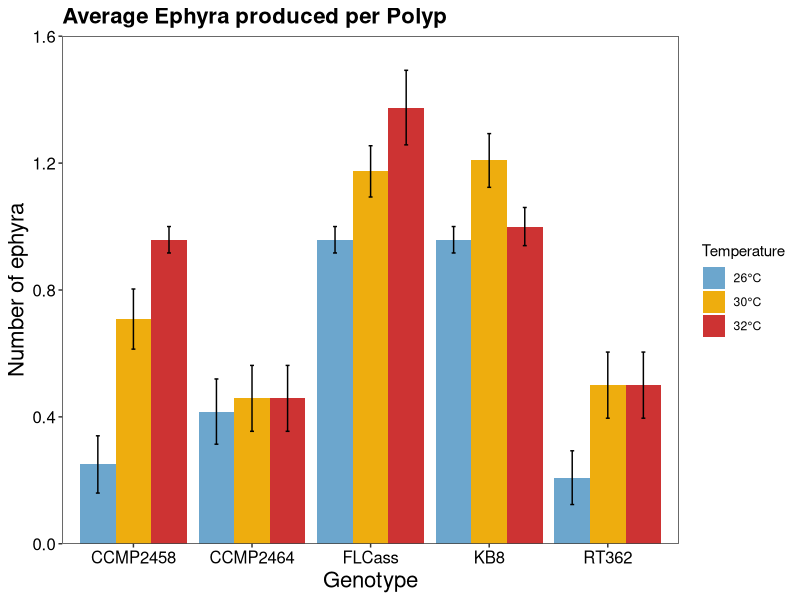

This chart was generated by the following R code: (Note: this script raises an error after producing the figure.)
#Cassiopea Polyp Data
#Created by Jennica Moffat 02162020

#Clear the environment
rm(list=ls())

#load libraries
library(tidyverse)
library(car)

#Load data
mydata<-read.csv("Data/Thesis_PolypData_Summary.csv")
mydata$Temp<-as.factor(mydata$Temp)
NoApoData <- mydata %>%
  filter(Genotype != "Aposymbiotic") %>%
  droplevels
NoApoNoDeadData <- subset(NoApoData, Survive.to.End == "Yes")

#GRAPHS#
#Bargraph of total average ephyra production including dead ones####
#New data frame without Apo (since no ephyra)
NoApoData <- mydata %>%
  filter(Genotype != "Aposymbiotic") %>%
  droplevels

TotalEphyra <- NoApoData %>%
  group_by(Genotype, Temp) %>%
  summarize(mean=mean(Total.Ephyra.Produced, na.rm=TRUE), SE=sd(Total.Ephyra.Produced, na.rm=TRUE)/sqrt(length(na.omit(Total.Ephyra.Produced))))
TotalEphyra

TotalEphyraPlot<-ggplot(TotalEphyra, aes(x=Genotype, y=mean, fill=factor(Temp), group=factor(Temp)))+  #basic plot
  theme_bw()+ #Removes grey background
  scale_y_continuous(expand=c(0,0), limits=c(0, 1.6))+
  theme(plot.title = element_text(face = "bold", size=16), axis.text.x=element_text(color="black", size=12), axis.text.y=element_text(color="black", size=12), axis.title.x = element_text(color="black", size=16), axis.title.y = element_text(color="black", size=16),panel.grid.major=element_blank(), panel.grid.minor=element_blank()) +
  geom_bar(stat="identity", position="dodge", size=0.6) + #determines the bar width
  geom_errorbar(aes(ymax=mean+SE, ymin=mean-SE), stat="identity", position=position_dodge(width=0.9), width=0.1)+  #adds error bars
  labs(x="Genotype", y="Number of ephyra", fill="Temperature")+  #labels the x and y axes
  ggtitle("Average Ephyra produced per Polyp")+
  scale_fill_manual(values = c("skyblue3", "darkgoldenrod2", "brown3"), labels=c("26°C", "30°C", "32°C"))
TotalEphyraPlot

TotalEphyraPlot+ggsave("Graphs/Polyps/EphyraProduced_deadincluded.png", width=8, height=5)

#Just temp, not geno
TotalEphyraTemp <- NoApoData %>%
  group_by(Temp) %>%
  summarize(mean=mean(Total.Ephyra.Produced, na.rm=TRUE), SE=sd(Total.Ephyra.Produced, na.rm=TRUE)/sqrt(length(na.omit(Total.Ephyra.Produced))))
TotalEphyraTemp

TotalEphyraPlotTemp<-ggplot(TotalEphyraTemp, aes(x=Temp, y=mean))+  #basic plot
  theme_bw()+ #Removes grey background
  theme(axis.text.x=element_text(color="black", size=14), axis.text.y=element_text(face="bold", color="black", size=12), axis.title.x = element_text(face="bold", color="black", size=16), axis.title.y = element_text(face="bold", color="black", size=16),panel.grid.major=element_blank(), panel.grid.minor=element_blank()) +
  geom_bar(stat="identity", position="dodge", size=0.6, fill="mediumorchid4") + #determines the bar width
  geom_errorbar(aes(ymax=mean+SE, ymin=mean-SE), stat="identity", position=position_dodge(width=0.9), width=0.1)+  #adds error bars
  labs(x="Temperature", y="Average Ephyra per polyp")+  #labels the x and y axes
  ggtitle("Average Ephyra produced per Polyp (dead included)")
  
TotalEphyraPlotTemp+ggsave("Graphs/Polyps/EphyraByTemp.png", width=10, height=5)

#Just geno, not temp
TotalEphyraGeno <- NoApoData %>%
  group_by(Genotype) %>%
  summarize(mean=mean(Total.Ephyra.Produced, na.rm=TRUE), SE=sd(Total.Ephyra.Produced, na.rm=TRUE)/sqrt(length(na.omit(Total.Ephyra.Produced))))
TotalEphyraGeno

TotalEphyraPlotGeno<-ggplot(TotalEphyraGeno, aes(x=Genotype, y=mean))+  #basic plot
  theme_bw()+ #Removes grey background
  theme(axis.text.x=element_text(color="black", size=14), axis.text.y=element_text(face="bold", color="black", size=12), axis.title.x = element_text(face="bold", color="black", size=16), axis.title.y = element_text(face="bold", color="black", size=16),panel.grid.major=element_blank(), panel.grid.minor=element_blank()) +
  geom_bar(stat="identity", position="dodge", size=0.6, fill="darkseagreen3") + #determines the bar width
  geom_errorbar(aes(ymax=mean+SE, ymin=mean-SE), stat="identity", position=position_dodge(width=0.9), width=0.1)+  #adds error bars
  labs(x="Genotype", y="Average Ephyra per polyp")+  #labels the x and y axes
  ggtitle("Average Ephyra produced per Polyp (dead included)")
TotalEphyraPlotGeno
TotalEphyraPlotGeno+ggsave("Graphs/Polyps/EphyraByGeno.png", width=10, height=5)

#Boxplot of total ephyra production####
NoApoDataEphyra<-NoApoData%>%
  filter(Total.Ephyra.Produced!="NA")

boxplot<-NoApoDataEphyra%>%
  ggplot(aes(x=Genotype, y=Total.Ephyra.Produced, fill=Temp))+
  geom_boxplot()+
  theme_bw()+
  scale_x_discrete(name = "Genotype") +
  scale_y_continuous(name = "Total Ephyra Produced")+
  ggtitle("Total ephyra production per polyp")+
  theme(plot.title = element_text(face="bold"), 
        axis.text.x=element_text(size=10), 
        axis.text.y=element_text(size=10), 
        axis.title.y = element_text(face="bold", size=12), 
        axis.title.x = element_text(face="bold", size=12))+
  labs(fill="Temperature")+
  scale_fill_manual(values = c("#79CFDB", "#859A51", "#DFADE1"), labels=c("26°C", "30°C","32°C"))
boxplot
#Since they all either produced 0, 1, or 2, there's too many dots to use jitter
#I think bargraph is best to represent this one. 

violinplot<-NoApoDataEphyra%>%
  ggplot(aes(x=Genotype, y=Total.Ephyra.Produced, fill=Temp))+
  geom_violin()+
  theme_bw()+
  scale_x_discrete(name = "Genotype") +
  scale_y_continuous(name = "Total Ephyra Produced")+
  ggtitle("Total ephyra production per polyp")+
  theme(plot.title = element_text(hjust=0.5, face="bold"), 
        axis.text.x=element_text(size=10), 
        axis.text.y=element_text(size=10), 
        axis.title.y = element_text(face="bold", size=12), 
        axis.title.x = element_text(face="bold", size=12))+
  labs(fill="Temperature")+
  scale_fill_manual(values = c("#79CFDB", "#859A51", "#DFADE1"), labels=c("26°C", "30°C","32°C"))
violinplot


#New dataframe without dead
NoApoNoDeadData <- subset(NoApoData, Survive.to.End == "Yes")
View(NoApoNoDeadData)

#Average Total Ephyra Produced#
TotalEphyraNoDead <- NoApoNoDeadData %>%
  group_by(Genotype, Temp) %>%
  summarize(mean=mean(Total.Ephyra.Produced, na.rm=TRUE), SE=sd(Total.Ephyra.Produced, na.rm=TRUE)/sqrt(length(na.omit(Total.Ephyra.Produced))))
TotalEphyraNoDead

TotalEphyraNoDeadPlot<-ggplot(TotalEphyraNoDead, aes(x=Genotype, y=mean, fill=factor(Temp), group=factor(Temp)))+  #basic plot
  theme_bw()+ #Removes grey background
  theme(axis.text.x=element_text(color="black", size=14), axis.text.y=element_text(face="bold", color="black", size=12), axis.title.x = element_text(face="bold", color="black", size=16), axis.title.y = element_text(face="bold", color="black", size=16),panel.grid.major=element_blank(), panel.grid.minor=element_blank()) +
  geom_bar(stat="identity", position="dodge", size=0.6) + #determines the bar width
  geom_errorbar(aes(ymax=mean+SE, ymin=mean-SE), stat="identity", position=position_dodge(width=0.9), width=0.1)+  #adds error bars
  labs(x="Genotype", y="Average Ephyra per polyp", fill="Temperature")+  #labels the x and y axes
  ggtitle("Average Ephyra produced per Polyp (dead removed)")+
  scale_fill_manual(values = c("skyblue3", "darkgoldenrod2", "brown3"), labels=c("26°C", "30°C", "32°C"))
TotalEphyraNoDeadPlot

TotalEphyraNoDeadPlot+ggsave("Graphs/Polyps/EphyraProduced_deadremoved.pdf", width=11, height=6.19, dpi=300, unit="in")

#Average Total Ephyra Produced as percent that inoculated 
InoculatedData <- subset(NoApoNoDeadData, Days.to.Inoculation != "NA")

EphyraifInoc <- InoculatedData %>%
  group_by(Genotype, Temp) %>%
  summarize(mean=mean(Total.Ephyra.Produced, na.rm=TRUE), SE=sd(Total.Ephyra.Produced, na.rm=TRUE)/sqrt(length(na.omit(Total.Ephyra.Produced))))
EphyraifInoc

EphyraifInocPlot<-ggplot(EphyraifInoc, aes(x=Genotype, y=mean, fill=factor(Temp), group=factor(Temp)))+  #basic plot
  theme_bw()+ #Removes grey background
  theme(axis.text.x=element_text(color="black", size=14), axis.text.y=element_text(face="bold", color="black", size=12), axis.title.x = element_text(face="bold", color="black", size=16), axis.title.y = element_text(face="bold", color="black", size=16),panel.grid.major=element_blank(), panel.grid.minor=element_blank()) +
  geom_bar(stat="identity", position="dodge", size=0.6) + #determines the bar width
  geom_errorbar(aes(ymax=mean+SE, ymin=mean-SE), stat="identity", position=position_dodge(width=0.9), width=0.1)+  #adds error bars
  labs(x="Genotype", y="Average Ephyra per polyp", fill="Temperature")+  #labels the x and y axes
  ggtitle("Average Ephyra produced per Polyp (if inoculated)")+
  scale_fill_manual(values = c("skyblue3", "darkgoldenrod2", "brown3"), labels=c("26°C", "30°C", "32°C"))
EphyraifInocPlot

EphyraifInocPlot+ggsave("Graphs/Polyps/EphyraifInoc.pdf", width=11, height=6.19, dpi=300, unit="in")


#Time to strobilation####
#Removing the NA's, which are the ones that never strobilated. Losing part of the story. 
#How to manage?
DaystoStrobNoDead <- NoApoNoDeadData %>%
  group_by(Genotype, Temp) %>%
  summarize(mean=mean(Days.to.Strobilation, na.rm=TRUE), SE=sd(Days.to.Strobilation, na.rm=TRUE)/sqrt(length(na.omit(Days.to.Strobilation))))
DaystoStrobNoDead

DaystoStrobNoDeadPlot<-ggplot(DaystoStrobNoDead, aes(x=Genotype, y=mean, fill=factor(Temp), group=factor(Temp)))+  #basic plot
  theme_bw()+ #Removes grey background
  scale_y_continuous(expand=c(0,0), limits=c(0, 25))+
  theme(plot.title = element_text(face = "bold", size=16), axis.text.x=element_text(color="black", size=12), axis.text.y=element_text(color="black", size=12), axis.title.x = element_text(color="black", size=16), axis.title.y = element_text(color="black", size=16),panel.grid.major=element_blank(), panel.grid.minor=element_blank()) +
  geom_bar(stat="identity", position="dodge", size=0.6) + #determines the bar width
  geom_errorbar(aes(ymax=mean+SE, ymin=mean-SE), stat="identity", position=position_dodge(width=0.9), width=0.1)+  #adds error bars
  labs(x="Genotype", y="Number of days", fill="Temperature")+  #labels the x and y axes
  ggtitle("Average Days to Strobilation")+
  scale_fill_manual(values = c("skyblue3", "darkgoldenrod2", "brown3"), labels=c("26°C", "30°C", "32°C"))
DaystoStrobNoDeadPlot

DaystoStrobNoDeadPlot+ggsave("Graphs/Polyps/DaystoStrob_deadremoved.png", width=8, height=5)

#Boxplot of data to see distribution
ggplot(NoApoNoDeadData, aes(x=Genotype, y=Days.to.Strobilation, fill=factor(Temp)))+  #basic plot
  theme_bw()+
  geom_boxplot()+
  labs(x="Genotype", y="Avg days to strobilation", fill="Temperature")+  #labels the x and y axes
  ggtitle("Average Days to Strobilation (dead removed)")+
  scale_fill_manual(values = c("skyblue3", "darkgoldenrod2", "brown3"), labels=c("26°C", "30°C", "32°C"))
#Automatically removes all NA's values, so graph is just of those that did strobilate


strob.boxplot<-NoApoData%>%
  ggplot(aes(x=Genotype, y=Days.to.Strobilation, fill=Temp))+
  geom_boxplot()+
  theme_bw()+
  geom_jitter(color="black", size=0.5, alpha=0.7)+
  scale_x_discrete(name = "Genotype") +
  scale_y_continuous(name = "Days to Strobilation")+
  ggtitle("Days to Strobilation")+
  theme(plot.title = element_text(face="bold"), 
        axis.text.x=element_text(size=10), 
        axis.text.y=element_text(size=10), 
        axis.title.y = element_text(face="bold", size=12), 
        axis.title.x = element_text(face="bold", size=12))+
  labs(fill="Temperature")+
  scale_fill_manual(values = c("#79CFDB", "#859A51", "#DFADE1"), labels=c("26°C", "30°C","32°C"))

strob.boxplot+ggsave("Graphs/Polyps/DaystoStrob.boxplot.png", width=10, height=5)

#Just temp, not geno
DaystoStrobNoDeadTemp <- NoApoNoDeadData %>%
  group_by(Temp) %>%
  summarize(mean=mean(Days.to.Strobilation, na.rm=TRUE), SE=sd(Days.to.Strobilation, na.rm=TRUE)/sqrt(length(na.omit(Days.to.Strobilation))))
DaystoStrobNoDeadTemp

DaysStrobTemp<-ggplot(DaystoStrobNoDeadTemp, aes(x=Temp, y=mean))+  #basic plot
  theme_bw()+ #Removes grey background
  theme(axis.text.x=element_text(color="black", size=14), axis.text.y=element_text(face="bold", color="black", size=12), axis.title.x = element_text(face="bold", color="black", size=16), axis.title.y = element_text(face="bold", color="black", size=16),panel.grid.major=element_blank(), panel.grid.minor=element_blank()) +
  geom_bar(stat="identity", position="dodge", size=0.6, fill="mediumorchid4") + #determines the bar width
  geom_errorbar(aes(ymax=mean+SE, ymin=mean-SE), stat="identity", position=position_dodge(width=0.9), width=0.1)+  #adds error bars
  labs(x="Temperature", y="Days to strobilation")+  #labels the x and y axes
  ggtitle("Average Days to Strobilation (no dead)")
DaysStrobTemp+ggsave("Graphs/Polyps/DaystoStrobTemp.png", width=10, height=5)

#Just geno, not temp
DaystoStrobNoDeadGeno <- NoApoNoDeadData %>%
  group_by(Genotype) %>%
  summarize(mean=mean(Days.to.Strobilation, na.rm=TRUE), SE=sd(Days.to.Strobilation, na.rm=TRUE)/sqrt(length(na.omit(Days.to.Strobilation))))
DaystoStrobNoDeadGeno

DaysStrobGeno<-ggplot(DaystoStrobNoDeadGeno, aes(x=Genotype, y=mean))+  #basic plot
  theme_bw()+ #Removes grey background
  theme(axis.text.x=element_text(color="black", size=14), axis.text.y=element_text(face="bold", color="black", size=12), axis.title.x = element_text(face="bold", color="black", size=16), axis.title.y = element_text(face="bold", color="black", size=16),panel.grid.major=element_blank(), panel.grid.minor=element_blank()) +
  geom_bar(stat="identity", position="dodge", size=0.6, fill="darkseagreen3") + #determines the bar width
  geom_errorbar(aes(ymax=mean+SE, ymin=mean-SE), stat="identity", position=position_dodge(width=0.9), width=0.1)+  #adds error bars
  labs(x="Genotype", y="Days to Strobilation")+  #labels the x and y axes
  ggtitle("Average Days to Strobilation (no dead)")
DaysStrobGeno+ggsave("Graphs/Polyps/DaystoStrobGeno.png", width=10, height=5)


#Time to inoculation (same issue as strobilation)####
DaystoInocNoDead <- NoApoNoDeadData %>%
  group_by(Genotype, Temp) %>%
  summarize(mean=mean(Days.to.Inoculation, na.rm=TRUE), SE=sd(Days.to.Inoculation, na.rm=TRUE)/sqrt(length(na.omit(Days.to.Inoculation))))
DaystoInocNoDead

DaystoInocNoDeadPlot<-ggplot(DaystoInocNoDead, aes(x=Genotype, y=mean, fill=factor(Temp), group=factor(Temp)))+  #basic plot
  theme_bw()+ #Removes grey background
  theme(axis.text.x=element_text(color="black", size=14), axis.text.y=element_text(face="bold", color="black", size=12), axis.title.x = element_text(face="bold", color="black", size=16), axis.title.y = element_text(face="bold", color="black", size=16),panel.grid.major=element_blank(), panel.grid.minor=element_blank()) +
  geom_bar(stat="identity", position="dodge", size=0.6) + #determines the bar width
  geom_errorbar(aes(ymax=mean+SE, ymin=mean-SE), stat="identity", position=position_dodge(width=0.9), width=0.1)+  #adds error bars
  labs(x="Genotype", y="Avg days to inoculation", fill="Temperature")+  #labels the x and y axes
  ggtitle("Average Days to Inoculation (dead removed)")+
  scale_fill_manual(values = c("skyblue3", "darkgoldenrod2", "brown3"), labels=c("26°C", "30°C", "32°C"))
DaystoInocNoDeadPlot

DaystoInocNoDeadPlot+ggsave("Graphs/Polyps/DaystoInoc_deadremoved.pdf", width=11, height=6.19, dpi=300, unit="in")

#Just temp, not geno
DaystoInocNoDeadTemp <- NoApoNoDeadData %>%
  group_by(Temp) %>%
  summarize(mean=mean(Days.to.Inoculation, na.rm=TRUE), SE=sd(Days.to.Inoculation, na.rm=TRUE)/sqrt(length(na.omit(Days.to.Inoculation))))
DaystoInocNoDeadTemp

DaysInocTemp<-ggplot(DaystoInocNoDeadTemp, aes(x=Temp, y=mean))+  #basic plot
  theme_bw()+ #Removes grey background
  theme(axis.text.x=element_text(color="black", size=14), axis.text.y=element_text(face="bold", color="black", size=12), axis.title.x = element_text(face="bold", color="black", size=16), axis.title.y = element_text(face="bold", color="black", size=16),panel.grid.major=element_blank(), panel.grid.minor=element_blank()) +
  geom_bar(stat="identity", position="dodge", size=0.6, fill="mediumorchid4") + #determines the bar width
  geom_errorbar(aes(ymax=mean+SE, ymin=mean-SE), stat="identity", position=position_dodge(width=0.9), width=0.1)+  #adds error bars
  labs(x="Temperature", y="Days to inoculation")+  #labels the x and y axes
  ggtitle("Average Days to Inoculation (no dead)")
DaysInocTemp+ggsave("Graphs/Polyps/DaystoInocTemp.png", width=10, height=5)

#Just geno, not temp
DaystoInocNoDeadGeno <- NoApoNoDeadData %>%
  group_by(Genotype) %>%
  summarize(mean=mean(Days.to.Inoculation, na.rm=TRUE), SE=sd(Days.to.Inoculation, na.rm=TRUE)/sqrt(length(na.omit(Days.to.Inoculation))))
DaystoInocNoDeadGeno

DaysInocGeno<-ggplot(DaystoInocNoDeadGeno, aes(x=Genotype, y=mean))+  #basic plot
  theme_bw()+ #Removes grey background
  theme(axis.text.x=element_text(color="black", size=14), axis.text.y=element_text(face="bold", color="black", size=12), axis.title.x = element_text(face="bold", color="black", size=16), axis.title.y = element_text(face="bold", color="black", size=16),panel.grid.major=element_blank(), panel.grid.minor=element_blank()) +
  geom_bar(stat="identity", position="dodge", size=0.6, fill="darkseagreen3") + #determines the bar width
  geom_errorbar(aes(ymax=mean+SE, ymin=mean-SE), stat="identity", position=position_dodge(width=0.9), width=0.1)+  #adds error bars
  labs(x="Temperature", y="Days to inoculation")+  #labels the x and y axes
  ggtitle("Average Days to Inoculation (no dead)")
DaysInocGeno+ggsave("Graphs/Polyps/DaystoInocGeno.png", width=10, height=5)


#Time to inoculation boxplot####
inoc.boxplot<-NoApoData%>%
  ggplot(aes(x=Genotype, y=Days.to.Inoculation, fill=Temp))+
  geom_boxplot()+
  theme_bw()+
  geom_jitter(color="black", size=0.5, alpha=0.7)+
  scale_x_discrete(name = "Genotype") +
  scale_y_continuous(name = "Days to Inoculation")+
  ggtitle("Days to Inoculation")+
  theme(plot.title = element_text(face="bold"), 
        axis.text.x=element_text(size=10), 
        axis.text.y=element_text(size=10), 
        axis.title.y = element_text(face="bold", size=12), 
        axis.title.x = element_text(face="bold", size=12))+
  labs(fill="Temperature")+
  scale_fill_manual(values = c("#79CFDB", "#859A51", "#DFADE1"), labels=c("26°C", "30°C","32°C"))
inoc.boxplot+ggsave("Graphs/Polyps/Inoculation.boxplot.png", width=10, height=5)

#time to ephyra####
#same issue as above


DaystoEphyraNoDead <- NoApoNoDeadData %>%
  group_by(Genotype, Temp) %>%
  summarize(mean=mean(Days.to.Ephyra, na.rm=TRUE), SE=sd(Days.to.Ephyra, na.rm=TRUE)/sqrt(length(na.omit(Days.to.Ephyra))))
DaystoEphyraNoDead

DaystoEphyraNoDeadPlot<-ggplot(DaystoEphyraNoDead, aes(x=Genotype, y=mean, fill=factor(Temp), group=factor(Temp)))+  #basic plot
  theme_bw()+ #Removes grey background+
  scale_y_continuous(expand=c(0,0), limits=c(0, 28))+
  theme(plot.title = element_text(face = "bold", size=16), axis.text.x=element_text(color="black", size=12), axis.text.y=element_text(color="black", size=12), axis.title.x = element_text(color="black", size=16), axis.title.y = element_text(color="black", size=16),panel.grid.major=element_blank(), panel.grid.minor=element_blank()) +
  geom_bar(stat="identity", position="dodge", size=0.6) + #determines the bar width
  geom_errorbar(aes(ymax=mean+SE, ymin=mean-SE), stat="identity", position=position_dodge(width=0.9), width=0.1)+  #adds error bars
  labs(x="Genotype", y="Number of days", fill="Temperature")+  #labels the x and y axes
  ggtitle("Average Days to Produce an Ephyra")+
  scale_fill_manual(values = c("skyblue3", "darkgoldenrod2", "brown3"), labels=c("26°C", "30°C", "32°C"))
DaystoEphyraNoDeadPlot

DaystoEphyraNoDeadPlot+ggsave("Graphs/Polyps/DaystoEphyra_deadremoved.pdf", width=11, height=6.19, dpi=300, unit="in")

#boxplot
TE.boxplot<-NoApoData%>%
  ggplot(aes(x=Genotype, y=Days.to.Ephyra, fill=Temp))+
  geom_boxplot()+
  theme_bw()+
  geom_jitter(color="black", size=0.5, alpha=0.7)+
  scale_x_discrete(name = "Genotype") +
  scale_y_continuous(name = "Days to Ephyra")+
  ggtitle("Days to Produce First Ephyra")+
  theme(plot.title = element_text(face="bold"), 
        axis.text.x=element_text(size=10), 
        axis.text.y=element_text(size=10), 
        axis.title.y = element_text(face="bold", size=12), 
        axis.title.x = element_text(face="bold", size=12))+
  labs(fill="Temperature")+
  scale_fill_manual(values = c("#79CFDB", "#859A51", "#DFADE1"), labels=c("26°C", "30°C","32°C"))
TE.boxplot+ggsave("Graphs/Polyps/DaystoEphyra.boxplot.png", width=10, height=5)


#Just temp, not geno
DaystoEphyraNoDeadTemp <- NoApoNoDeadData %>%
  group_by(Temp) %>%
  summarize(mean=mean(Days.to.Ephyra, na.rm=TRUE), SE=sd(Days.to.Ephyra, na.rm=TRUE)/sqrt(length(na.omit(Days.to.Ephyra))))
DaystoEphyraNoDeadTemp

DaysEphyraTemp<-ggplot(DaystoEphyraNoDeadTemp, aes(x=Temp, y=mean))+  #basic plot
  theme_bw()+ #Removes grey background
  theme(axis.text.x=element_text(color="black", size=14), axis.text.y=element_text(face="bold", color="black", size=12), axis.title.x = element_text(face="bold", color="black", size=16), axis.title.y = element_text(face="bold", color="black", size=16),panel.grid.major=element_blank(), panel.grid.minor=element_blank()) +
  geom_bar(stat="identity", position="dodge", size=0.6, fill="mediumorchid4") + #determines the bar width
  geom_errorbar(aes(ymax=mean+SE, ymin=mean-SE), stat="identity", position=position_dodge(width=0.9), width=0.1)+  #adds error bars
  labs(x="Temperature", y="Days to ephyra")+  #labels the x and y axes
  ggtitle("Average Days to Ephyra (no dead)")
DaysEphyraTemp+ggsave("Graphs/Polyps/DaystoEphyraTemp.png", width=10, height=5)

#Just geno, not temp
DaystoEphyraNoDeadGeno <- NoApoNoDeadData %>%
  group_by(Genotype) %>%
  summarize(mean=mean(Days.to.Ephyra, na.rm=TRUE), SE=sd(Days.to.Ephyra, na.rm=TRUE)/sqrt(length(na.omit(Days.to.Ephyra))))
DaystoEphyraNoDeadGeno

DaysEphyraGeno<-ggplot(DaystoEphyraNoDeadGeno, aes(x=Genotype, y=mean))+  #basic plot
  theme_bw()+ #Removes grey background
  theme(axis.text.x=element_text(color="black", size=14), axis.text.y=element_text(face="bold", color="black", size=12), axis.title.x = element_text(face="bold", color="black", size=16), axis.title.y = element_text(face="bold", color="black", size=16),panel.grid.major=element_blank(), panel.grid.minor=element_blank()) +
  geom_bar(stat="identity", position="dodge", size=0.6, fill="darkseagreen3") + #determines the bar width
  geom_errorbar(aes(ymax=mean+SE, ymin=mean-SE), stat="identity", position=position_dodge(width=0.9), width=0.1)+  #adds error bars
  labs(x="Temperature", y="Days to ephyra")+  #labels the x and y axes
  ggtitle("Average Days to Ephyra (no dead)")
DaysEphyraGeno+ggsave("Graphs/Polyps/DaystoEphyraGeno.png", width=10, height=5)

#Survival####
#I have one weird NA from a spilled one. Just gonna remove it. 
mydata2<-subset(mydata, Survive.to.End != "NA")

Survival<- mydata2%>%group_by(Genotype, Temp)%>%
  tally(Survive.to.End == "Yes")
Survival

Survival$SurvivalRate<-Survival$n/24
Survival

#Not quite because I need SE somehow
Survival2<- mydata2%>%group_by(Genotype, Temp, Plate, WellNum)%>%
  tally(Survive.to.End == "Yes")
Survival2

SurvivalSummary<-Survival2%>%
  group_by(Genotype, Temp) %>%
  summarize(mean=mean(n, na.rm=TRUE), SE=sd(n, na.rm=TRUE)/sqrt(length(na.omit(n))))
SurvivalSummary
#I think this is what I need. Double check!

SurvivalPlot<-ggplot(SurvivalSummary, aes(x=Genotype, y=mean, fill=factor(Temp), group=factor(Temp)))+  #basic plot
  theme_bw()+ #Removes grey background
  theme(axis.text.x=element_text(color="black", size=14), axis.text.y=element_text(face="bold", color="black", size=12), axis.title.x = element_text(face="bold", color="black", size=16), axis.title.y = element_text(face="bold", color="black", size=16),panel.grid.major=element_blank(), panel.grid.minor=element_blank()) +
  geom_bar(stat="identity", position="dodge", size=0.6) + #determines the bar width
  geom_errorbar(aes(ymax=mean+SE, ymin=mean-SE), stat="identity", position=position_dodge(width=0.9), width=0.1)+  #adds error bars
  labs(x="Genotype", y="Avg Survival", fill="Temperature")+  #labels the x and y axes
  ggtitle("Average Survival")+
  scale_fill_manual(values = c("skyblue3", "darkgoldenrod2", "brown3"), labels=c("26°C", "30°C", "32°C"))
SurvivalPlot

SurvivalPlot+ggsave("Graphs/Polyps/SurvivalPlot.pdf", width=11, height=6.19, dpi=300, unit="in")


#Bud production####
#Removing dead polyps
NoDeadData <- subset(mydata, Survive.to.End == "Yes")
NoDeadData

BudData<-NoDeadData%>%
  group_by(Genotype, Temp)%>%
  summarize(mean=mean(Total.Buds, na.rm=TRUE), SE=sd(Total.Buds, na.rm=TRUE)/sqrt(length(na.omit(Total.Buds))))
BudData

BudPlot<-ggplot(BudData, aes(x=Genotype, y=mean, fill=factor(Temp), group=factor(Temp)))+  #basic plot
  theme_bw()+ #Removes grey background
  scale_y_continuous(expand=c(0,0), limits=c(0, 5.1))+
  theme(plot.title = element_text(face = "bold", size=16), axis.text.x=element_text(color="black", size=12), axis.text.y=element_text(color="black", size=12), axis.title.x = element_text(color="black", size=16), axis.title.y = element_text(color="black", size=16),panel.grid.major=element_blank(), panel.grid.minor=element_blank()) +
  geom_bar(stat="identity", position="dodge", size=0.6) + #determines the bar width
  geom_errorbar(aes(ymax=mean+SE, ymin=mean-SE), stat="identity", position=position_dodge(width=0.9), width=0.1)+  #adds error bars
  labs(x="Genotype", y="Number of buds", fill="Temperature")+  #labels the x and y axes
  ggtitle("Average buds produced per polyp")+
  scale_fill_manual(values = c("skyblue3", "darkgoldenrod2", "brown3"), labels=c("26°C", "30°C", "32°C"))
BudPlot

BudPlot+ggsave("Graphs/Polyps/BudPlot_deadremoved.png", width=8, height=5)

#Boxplot
bud.boxplot<-mydata%>%
  ggplot(aes(x=Genotype, y=Total.Buds, fill=Temp))+
  geom_boxplot()+
  theme_bw()+
  geom_jitter(color="black", size=0.5, alpha=0.7)+
  scale_x_discrete(name = "Genotype") +
  scale_y_continuous(name = "Number of Buds")+
  ggtitle("Total Bud Production per Polyp")+
  theme(plot.title = element_text(face="bold"), 
        axis.text.x=element_text(size=10), 
        axis.text.y=element_text(size=10), 
        axis.title.y = element_text(face="bold", size=12), 
        axis.title.x = element_text(face="bold", size=12))+
  labs(fill="Temperature")+
  scale_fill_manual(values = c("#79CFDB", "#859A51", "#DFADE1"), labels=c("26°C", "30°C","32°C"))
bud.boxplot+ggsave("Graphs/Polyps/Bud.boxplot.png", width=10, height=5)

bud.boxplot.nojitter<-mydata%>%
  ggplot(aes(x=Genotype, y=Total.Buds, fill=Temp))+
  geom_boxplot()+
  theme_bw()+
  scale_x_discrete(name = "Genotype") +
  scale_y_continuous(name = "Number of Buds")+
  ggtitle("Total Bud Production per Polyp")+
  theme(plot.title = element_text(face="bold"), 
        axis.text.x=element_text(size=10), 
        axis.text.y=element_text(size=10), 
        axis.title.y = element_text(face="bold", size=12), 
        axis.title.x = element_text(face="bold", size=12))+
  labs(fill="Temperature")+
  scale_fill_manual(values = c("#79CFDB", "#859A51", "#DFADE1"), labels=c("26°C", "30°C","32°C"))
bud.boxplot.nojitter+ggsave("Graphs/Polyps/Bud.boxplot.nojitter.png", width=10, height=5)

#violin
bud.violin<-mydata%>%
  ggplot(aes(x=Genotype, y=Total.Buds, fill=Temp))+
  geom_violin()+
  theme_bw()+
  scale_x_discrete(name = "Genotype") +
  scale_y_continuous(name = "Number of Buds")+
  ggtitle("Total Bud Production per Polyp")+
  theme(plot.title = element_text(face="bold"), 
        axis.text.x=element_text(size=10), 
        axis.text.y=element_text(size=10), 
        axis.title.y = element_text(face="bold", size=12), 
        axis.title.x = element_text(face="bold", size=12))+
  labs(fill="Temperature")+
  scale_fill_manual(values = c("#79CFDB", "#859A51", "#DFADE1"), labels=c("26°C", "30°C","32°C"))
bud.violin
#Nothing too crazy, but good to double check. 


#Just temp, not geno
BudDataTemp<-NoDeadData%>%
  group_by(Temp)%>%
  summarize(mean=mean(Total.Buds, na.rm=TRUE), SE=sd(Total.Buds, na.rm=TRUE)/sqrt(length(na.omit(Total.Buds))))
BudDataTemp

BudTemp<-ggplot(BudDataTemp, aes(x=Temp, y=mean))+  #basic plot
  theme_bw()+ #Removes grey background
  theme(axis.text.x=element_text(color="black", size=14), axis.text.y=element_text(face="bold", color="black", size=12), axis.title.x = element_text(face="bold", color="black", size=16), axis.title.y = element_text(face="bold", color="black", size=16),panel.grid.major=element_blank(), panel.grid.minor=element_blank()) +
  geom_bar(stat="identity", position="dodge", size=0.6, fill="mediumorchid4") + #determines the bar width
  geom_errorbar(aes(ymax=mean+SE, ymin=mean-SE), stat="identity", position=position_dodge(width=0.9), width=0.1)+  #adds error bars
  labs(x="Temperature", y="Number of buds")+  #labels the x and y axes
  ggtitle("Average Bud Production (no dead)")
BudTemp+ggsave("Graphs/Polyps/BudsTemp.png", width=10, height=5)

#Just geno, not temp
BudDataGeno<-NoDeadData%>%
  group_by(Genotype)%>%
  summarize(mean=mean(Total.Buds, na.rm=TRUE), SE=sd(Total.Buds, na.rm=TRUE)/sqrt(length(na.omit(Total.Buds))))
BudDataGeno

BudsGeno<-ggplot(BudDataGeno, aes(x=Genotype, y=mean))+  #basic plot
  theme_bw()+ #Removes grey background
  theme(axis.text.x=element_text(color="black", size=14), axis.text.y=element_text(face="bold", color="black", size=12), axis.title.x = element_text(face="bold", color="black", size=16), axis.title.y = element_text(face="bold", color="black", size=16),panel.grid.major=element_blank(), panel.grid.minor=element_blank()) +
  geom_bar(stat="identity", position="dodge", size=0.6, fill="darkseagreen3") + #determines the bar width
  geom_errorbar(aes(ymax=mean+SE, ymin=mean-SE), stat="identity", position=position_dodge(width=0.9), width=0.1)+  #adds error bars
  labs(x="Temperature", y="Number of Buds")+  #labels the x and y axes
  ggtitle("Average Bud Production (no dead)")
BudsGeno+ggsave("Graphs/Polyps/BudsGeno.png", width=10, height=5)

#STATS####
#Clear the environment
rm(list=ls())
#Load data
mydata<-read.csv("Data/Thesis_PolypData_Summary.csv")
mydata$Temp<-as.factor(mydata$Temp)
View(mydata)

#Total average ephyra production####
#Removing aposymbiotic
NoApoData <- subset(mydata, Genotype != "Aposymbiotic")
View(NoApoData)

#Genotype (fixed) and Temperature (fixed) on dependent variables (total ephyra production)

#Make model
Ephyramodel<-aov(Total.Ephyra.Produced~Genotype*Temp*Plate, random="Plate", data=NoApoData)
#Check assumptions
plot(Ephyramodel)
model1res<-resid(Ephyramodel)
qqp(model1res, "norm")
#I think it's normal enough. A few outliers(?) 338, 361, 290, and 313

#Run model
EphyraAnova<-anova(Ephyramodel)
EphyraAnova
#Yay! Significant interaction between Genotype and Temp (unsurprisingly)
#Genotype:Temp, P=0.003441 ***

#Time to strobilation####

#I need to remove the NA's
StrobilatedData <- subset(NoApoData, Days.to.Strobilation != "NA")
View(StrobilatedData)

#Make model
Strobmodel<-aov(Days.to.Strobilation~Genotype*Temp, data=StrobilatedData)
#Check assumptions
plot(Strobmodel)
Strobmodelres<-resid(Strobmodel)
qqp(Strobmodelres, "norm")
#Not great. A few outliers: 337, 318, 186, and 194

#transform
StrobilatedData$logDays<-log(StrobilatedData$Days.to.Strobilation)
logStrobmodel<-aov(logDays~Genotype*Temp, data=StrobilatedData)
logStrobmodelres<-resid(logStrobmodel)
qqp(logStrobmodelres, "norm")
#Better,let's log one more time

StrobilatedData$loglogDays<-log(StrobilatedData$logDays)
loglogStrobmodel<-aov(loglogDays~Genotype*Temp, data=StrobilatedData)
loglogStrobmodelres<-resid(loglogStrobmodel)
qqp(loglogStrobmodelres, "norm")
#Slightly better, but a lot of points still just above CI's 


#Square root
StrobilatedData$sqrtDays<-sqrt(StrobilatedData$Days.to.Strobilation)
sqrtStrobmodel<-aov(sqrtDays~Genotype*Temp, data=StrobilatedData)
sqrtStrobmodelres<-resid(sqrtStrobmodel)
qqp(sqrtStrobmodelres, "norm")
#Barely changed. 

#Using model of double logged data
anova(loglogStrobmodel)
#Interaction = 0.03549*



#Time to inoculation####
#I need to remove the NA's
InocData <- subset(NoApoData, Days.to.Inoculation != "NA")
View(InocData)

#Make model
Inocmodel<-aov(Days.to.Inoculation~Genotype*Temp, data=InocData)
#Check assumptions
plot(Inocmodel)
Inocmodelres<-resid(Inocmodel)
qqp(Inocmodelres, "norm")
#Ew. That's pretty bad. 

InocData$logIDays<-log(InocData$Days.to.Inoculation)
logInocmodel<-aov(logIDays~Genotype*Temp, data=InocData)
logInocmodelres<-resid(logInocmodel)
qqp(logInocmodelres, "norm")
#Ugh, possibly worse. 

#double log
InocData$loglogIDays<-log(InocData$logIDays)
loglogInocmodel<-aov(loglogIDays~Genotype*Temp, data=InocData)
loglogInocmodelres<-resid(loglogInocmodel)
qqp(loglogInocmodelres, "norm")
#Oh that is better

#triple log??
InocData$trplogIDays<-log(InocData$loglogIDays)
trplogInocmodel<-aov(trplogIDays~Genotype*Temp, data=InocData)
trplogInocmodelres<-resid(trplogInocmodel)
qqp(trplogInocmodelres, "norm")
#Idk man. No.

hist(InocData$trplogIDays)

#Square root
InocData$sqrtIDays<-sqrt(InocData$Days.to.Inoculation)
sqrtInocmodel<-aov(sqrtIDays~Genotype*Temp, data=InocData)
sqrtInocmodelres<-resid(sqrtInocmodel)
qqp(sqrtInocmodelres, "norm")
#No. 

#Fourth root
InocData$fourthrtIDays<-sqrt(InocData$sqrtIDays)
fourthrtInocmodel<-aov(fourthrtIDays~Genotype*Temp, data=InocData)
fourthrtInocmodelres<-resid(fourthrtInocmodel)
qqp(fourthrtInocmodelres, "norm")
#No.

#I think I have to do a GLMM. Later....

#Time to ephyra####
#I need to remove the NA's
TimetoEphyraData <- subset(NoApoData, Days.to.Ephyra != "NA")
View(TimetoEphyraData)

#Make model
TEphyramodel<-aov(Days.to.Ephyra~Genotype*Temp, data=TimetoEphyraData)
#Check assumptions
plot(TEphyramodel)
TEphyramodelres<-resid(TEphyramodel)
qqp(TEphyramodelres, "norm")
#Not too bad, but needs transforming. 

hist(TimetoEphyraData$loglogEDays)

#Log
TimetoEphyraData$logEDays<-log(TimetoEphyraData$Days.to.Ephyra)
logEphyraDaysmodel<-aov(logEDays~Genotype*Temp, data=TimetoEphyraData)
logEphyraDaysmodelres<-resid(logEphyraDaysmodel)
qqp(logEphyraDaysmodelres, "norm")
#Almost. 

#Double log
TimetoEphyraData$loglogEDays<-log(TimetoEphyraData$logEDays)
loglogEphyraDaysmodel<-aov(loglogEDays~Genotype*Temp, data=TimetoEphyraData)
loglogEphyraDaysmodelres<-resid(loglogEphyraDaysmodel)
qqp(loglogEphyraDaysmodelres, "norm")
#Mehhhhhh close enough?
anova(loglogEphyraDaysmodel)
#Interaction is not significant. This one makes sense. 
#Genot and Temp on their own P=<2e-16
#Interaction P=0.3658

#Survival####
#To get a rate I need to tally the number that survived, divided by 24 because that's how 
#many each group started with
Survival<- mydata%>%group_by(Genotype, Temp, Plate, WellNum)%>%
  tally(Survive.to.End == "Yes")
View(Survival)
#1 is yes survived, 0 is no did not survive
#So average should be the survival rate?
Survivalmodel<-aov(n~Genotype*Temp, data=Survival)
plot(Survivalmodel)

#It's bi-model. So I think I need to do something other than anova.
#I need to do a chi-squared test I think

#To see survival overall, not separated by geno or temp
table(Survival$n)
prop.table(table(Survival$n))

chisq.test(Survival$n, Survival$Genotype)
#can't do interactions with chi-squared

#Cochran-Mantel-Haenszel test
mantelhaen.test(Survival$n, Survival$Temp, Survival$Genotype)
#Order matters


#Okay forget all that. I just need to do a log-linear analysis (G-test or chi-square)

#Bud production####
Budmodel<-aov(Total.Buds~Genotype*Temp, data=mydata)
plot(Budmodel)
Budres<-resid(Budmodel)
qqp(Budres, "norm")
#Beautifully normal

anova(Budmodel)
#interaction P=0.002318**
#Second time I run it, interaction = 0.1904

NoDeadData<-subset(mydata, Survive.to.End == "Yes")
View(NoDeadData)

BudmodelNodead<-aov(Total.Buds~Genotype*Temp, data=NoDeadData)
BudNoDeadres<-resid(BudmodelNodead)
qqp(BudNoDeadres, "norm")
#Still normal
anova(BudmodelNodead)
#Interaction P=0.001066
TukeyHSD(aov(Budmodel))
